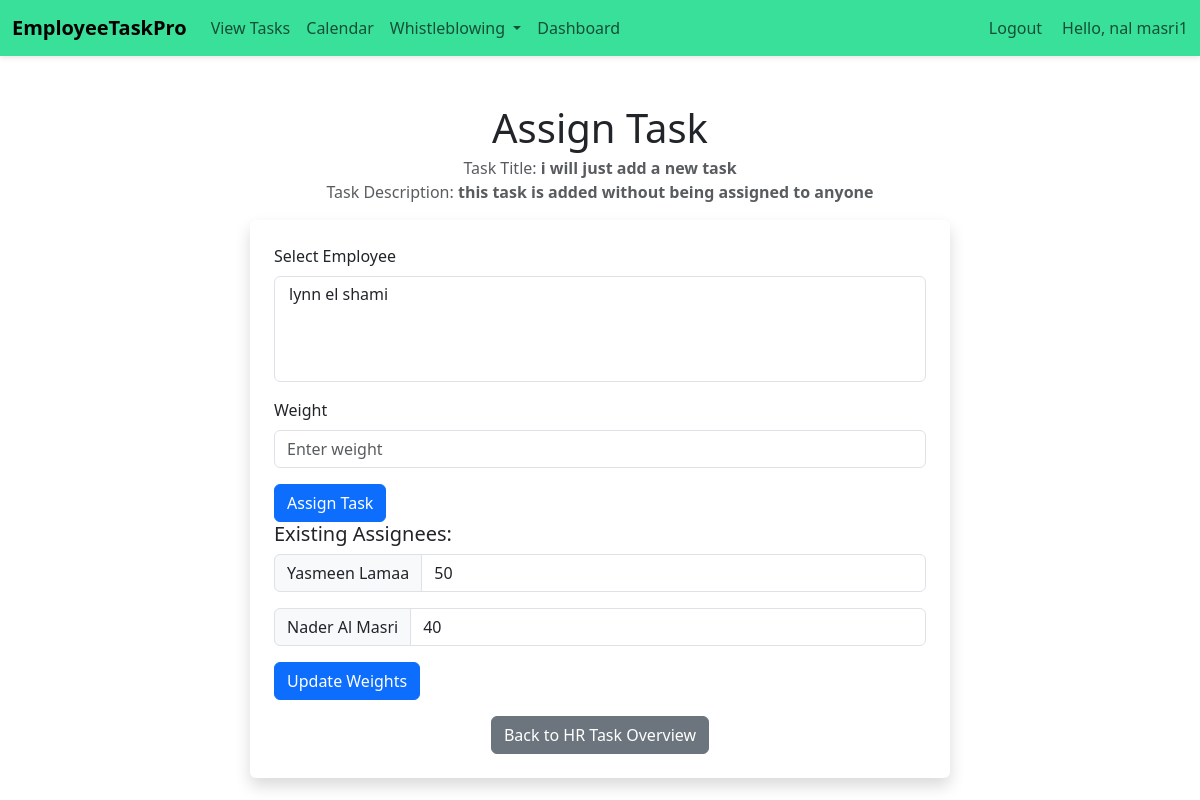
Screenshot of /emp/assign-task/30/ (signed in) with the database file from the repository.
### emp/models.py (models this page shows, shortened)
class Task(models.Model):
    title = models.CharField(max_length=200)
    description = models.TextField(blank=True, null=True)
    deadline = models.DateTimeField(null=True, blank=True)
    feedback = models.TextField(blank=True, null=True)
    urgency = models.CharField(
        max_length=50,
        choices=[('Low', 'Low'), ('Medium', 'Medium'), ('High', 'High')],
        default='Low'
    )
    status = models.CharField(
        max_length=50,
        choices=[('Not Started', 'Not Started'), ('In Progress', 'In Progress'), ('Completed', 'Completed')],
        default='Not Started'
    )
    date_created = models.DateTimeField(default=timezone.now)
    date_updated = models.DateTimeField(auto_now=True)

class TaskAssignee(models.Model):
    task = models.ForeignKey('Task', on_delete=models.CASCADE)
    emp = models.ForeignKey('Emp', on_delete=models.CASCADE)
    weight = models.IntegerField(help_text='Percentage of task responsibility')
    class Meta:
        unique_together = ('task', 'emp')

class Emp(models.Model):
    firstname=models.CharField(max_length=200)
    fathername=models.CharField(max_length=200)
    lastname=models.CharField(max_length=200)
    gender = models.TextField(blank=True,null= True)
    dob = models.DateField(blank=True,null= True)
    emp_id=models.CharField(max_length=200)
    phone = models.CharField(max_length=20, null=True)
    email = models.EmailField(null=True)
    date_hired = models.DateField(default=timezone.now)
    salary = models.FloatField(default=0)
    date_added = models.DateTimeField(default=timezone.now)
    date_updated = models.DateTimeField(auto_now=True)
    address = models.CharField(max_length=100, null=True)
    status=models.BooleanField(default=True)
    department=models.CharField(max_length=200, null=True)
    user = models.OneToOneField(User, on_delete=models.CASCADE, null=True)

### emp/views.py (the view, shortened to what this page needs)
# urls.py: path('assign-task/<int:task_id>/', assign_task, name='assign_task'),  # URL for assigning a task
@login_required
def assign_task(request, task_id):
    task = get_object_or_404(Task, pk=task_id)
    unassigned_employees = Emp.objects.exclude(taskassignee__task=task)  # Exclude already assigned employees
    existing_assignees = TaskAssignee.objects.filter(task=task)
    context = {
        'task': task,
        'unassigned_employees': unassigned_employees,
        'existing_assignees': existing_assignees,
    }
    return render(request, 'emp/assign_task.html', context)

### emp/context_processors.py (called while the page is built)
def user_roles(request):
    is_hr_or_manager = request.user.groups.filter(name__in=['HR', 'Manager']).exists()
    is_employee = request.user.groups.filter(name='Employee').exists()
    return {
        'is_hr_or_manager': is_hr_or_manager,
        'is_employee': is_employee,
    }

### templates/emp/assign_task.html (shortened to what this page needs)
{% load static %}
<!doctype html>
<html lang="en">
<head>
    <link href="https://cdn.jsdelivr.net/npm/bootstrap@5.2.2/dist/css/bootstrap.min.css" rel="stylesheet">
    <link rel="stylesheet" href="{% static 'css/assigntask.css' %}">
</head>
<body>
    {% include 'emp/navbar.html' %}
    <div class="container mt-5">
        <h1 class="text-center mb-1">Assign Task</h1>
        <p class="text-muted text-center">Task Title: <strong>{{ task.title }}</strong><br>Task Description: <strong>{{ task.description }}</strong></p>
        <div class="assignment-form shadow p-4 rounded">
            <form method="post" id="assignTaskForm">
                <div class="mb-3">
                    <label for="employees" class="form-label">Select Employee</label>
                    <select name="employees" id="employees" class="form-select" multiple>
                        {% for emp in unassigned_employees %}
                            <option value="{{ emp.id }}">{{ emp.firstname }} {{ emp.lastname }}</option>
                        {% endfor %}
                    </select>
                </div>
                <div class="mb-3">
                    <label for="weights" class="form-label">Weight</label>
                    <input type="number" name="weights" id="weights" class="form-control" placeholder="Enter weight">
                </div>
                <button type="submit" class="btn btn-primary">Assign Task</button>
            </form>
            {% if existing_assignees %}
                <div class="mb-3">
                    <h5>Existing Assignees:</h5>
                    <form method="post" action="{% url 'emp:update_weights' task.id %}">
                        {% for assignee in existing_assignees %}
                            <div class="input-group mb-3">
                                <span class="input-group-text">{{ assignee.emp.firstname }} {{ assignee.emp.lastname }}</span>
                                <input type="number" name="existing_weight_{{ assignee.id }}" class="form-control" placeholder="Enter weight" value="{{ assignee.weight }}">
                            </div>
                        {% endfor %}
                        <button type="submit" class="btn btn-primary">Update Weights</button>
                    </form>
                </div>
            {% endif %}
             <div class="text-center">
                <a href="{% url 'emp:hr_task_overview' %}" class="btn btn-secondary">Back to HR Task Overview</a>
            </div>
        </div>
    </div>
</body>
</html>

### templates/emp/navbar.html (shortened to what this page needs)
{% load static %}
<!DOCTYPE html>
<html lang="en">
<head>
    <link rel="stylesheet" href="{% static 'css/navbar.css' %}">
    <link href="https://cdn.jsdelivr.net/npm/bootstrap@5.3.0/dist/css/bootstrap.min.css" rel="stylesheet">
</head>
<body>
    <nav class="navbar navbar-expand-lg" style="background-color: #39e09a;">
        <div class="container-fluid">
            <a class="navbar-brand" href="/emp/emp-dashboard/">EmployeeTaskPro</a>
            <div class="collapse navbar-collapse" id="navbarSupportedContent">
                <ul class="navbar-nav me-auto mb-2 mb-lg-0">
                    {% if is_employee %}
                    <li class="nav-item">
                        <a class="nav-link" href="/emp/my-tasks/">View Tasks</a>
                    </li>
                    <li class="nav-item">
                        <a class="nav-link" href="/emp/calendar/">Calendar</a>
                    </li>
                    {% endif %}
                    {% if request.user.is_authenticated %}
                    <li class="nav-item dropdown">
                        <a class="nav-link dropdown-toggle" href="#" id="navbarDropdownWhistleblowing" role="button" data-bs-toggle="dropdown" aria-expanded="false">
                            Whistleblowing
                        </a>
                    </li>
                    {% endif %}
                    <li class="nav-item">
                        <a class="nav-link" href="/emp/emp-dashboard/">Dashboard</a>
                    </li>
                </ul>
                <ul class="navbar-nav ms-auto mb-2 mb-lg-0">
                    {% if request.user.is_authenticated %}
                    <li class="nav-item">
                        <form action="{% url 'logout' %}" method="post">
                            <button type="submit" class="btn btn-link nav-link" style="padding: 0; border: none; background: none; margin-right: 20px;">Logout</button>
                        </form>
                    </li>
                    {% else %}
                    <li class="nav-item">
                        <a class="nav-link" href="{% url 'emp:custom_login' %}">Login</a>
                    </li>
                    {% endif %}
                    <li class="nav-item">
                        <span class="navbar-text mr-3">
                        Hello, {{ request.user.username }}
                        </span>
                    </li>
                </ul>
            </div>
        </div>
    </nav>
</body>
</html>

### static/css/assigntask.css (style rules this page uses)
body { font-family: 'Helvetica Neue', Arial, sans-serif; background-color: #f8f9fa; margin: 0; padding-top: 20px; }
h1 { color: #495057; font-weight: 500; margin-bottom: 1.5rem; }
.assignment-form { max-width: 700px; margin: auto; background: #fff; border-radius: 8px; }
form { background: transparent; }
label { font-weight: 500; margin-bottom: 0.5rem; }
input, select, textarea { width: 100%; padding: 0.5rem; margin-top: 0.25rem; margin-bottom: 1rem; border: 1px solid #ced4da; border-radius: 0.25rem; box-sizing: border-box; transition: border-color 0.15s ease-in-out, box-shadow 0.15s ease-in-out; }
.btn { padding: 0.375rem 0.75rem; transition: color 0.15s ease-in-out, background-color 0.15s ease-in-out, border-color 0.15s ease-in-out; }
.btn-primary { color: #fff; background-color: #007bff; border-color: #007bff; }

### static/css/navbar.css (style rules this page uses)
body { font-family: 'Arial', sans-serif; margin: 0; padding: 0; background: #f4f4f4; }
.navbar { box-shadow: 0 2px 5px rgba(0,0,0,0.1); font-size: 16px; }
.navbar-brand { font-weight: bold; color: #ffffff; }
.nav-link { color: #ffffff; transition: color 0.3s; }
.btn-link { color: #ffffff; transition: color 0.3s; }

### rows the page displays
Task: title "i will just add a new task", description "this task is added without being assigned to anyone"
TaskAssignee: emp.firstname "Yasmeen", emp.lastname "Lamaa", weight "50"
TaskAssignee: emp.firstname "Nader", emp.lastname "Al Masri", weight "40"

### other values shown
{{ request.user.username }} "nal masri1"
